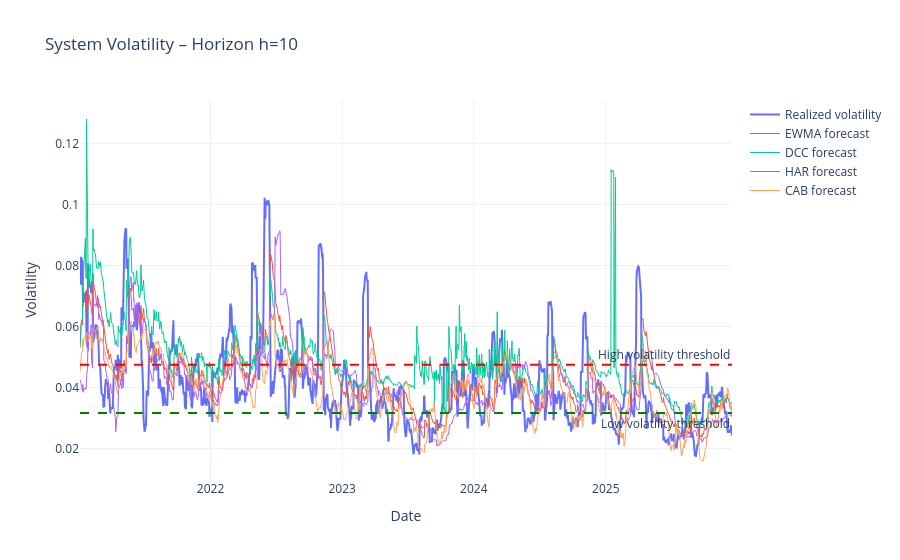

This figure's notebook cell:
### Code cell
import plotly.graph_objects as go

fig = go.Figure()

# Realized volatility
fig.add_trace(go.Scatter(
    x=vol_df.index,
    y=vol_df["Realized"],
    mode="lines",
    name="Realized volatility",
    line=dict(width=2)
))

# Model forecasts
for model in models:
    
    fig.add_trace(go.Scatter(
        x=vol_df.index,
        y=vol_df[model],
        mode="lines",
        name=f"{model} forecast",
        line=dict(width=1)
    ))

# Low volatility threshold
fig.add_hline(
    y=low_threshold,
    line_dash="dash",
    line_color="green",
    annotation_text="Low volatility threshold",
    annotation_position="bottom right"
)

# High volatility threshold
fig.add_hline(
    y=high_threshold,
    line_dash="dash",
    line_color="red",
    annotation_text="High volatility threshold",
    annotation_position="top right"
)

fig.update_layout(
    title=f"System Volatility – Horizon h={H}",
    xaxis_title="Date",
    yaxis_title="Volatility",
    hovermode="x unified",
    template="plotly_white"
)

fig.show()

### Figure 1 — Plotly figure (JSON) as saved in the notebook; plotly's stock layout.template omitted (floating-point values rounded to 4 significant figures; data arrays with more than 128 entries replaced by an {"elided": "..."} marker saying what was removed)
{"data": [{"line": {"width": 2}, "mode": "lines", "name": "Realized volatility", "type": "scatter", "x": {"elided": "1246 str values"}, "y": {"elided": "1246 float values"}}, {"line": {"width": 1}, "mode": "lines", "name": "EWMA forecast", "type": "scatter", "x": {"elided": "1246 str values"}, "y": {"elided": "1246 float values"}}, {"line": {"width": 1}, "mode": "lines", "name": "DCC forecast", "type": "scatter", "x": {"elided": "1246 str values"}, "y": {"elided": "1246 float values"}}, {"line": {"width": 1}, "mode": "lines", "name": "HAR forecast", "type": "scatter", "x": {"elided": "1246 str values"}, "y": {"elided": "1246 float values"}}, {"line": {"width": 1}, "mode": "lines", "name": "CAB forecast", "type": "scatter", "x": {"elided": "1246 str values"}, "y": {"elided": "1246 float values"}}], "layout": {"annotations": [{"showarrow": false, "text": "Low volatility threshold", "x": 1, "xanchor": "right", "xref": "x domain", "y": 0.03168, "yanchor": "top", "yref": "y"}, {"showarrow": false, "text": "High volatility threshold", "x": 1, "xanchor": "right", "xref": "x domain", "y": 0.0475, "yanchor": "bottom", "yref": "y"}], "hovermode": "x unified", "shapes": [{"line": {"color": "green", "dash": "dash"}, "type": "line", "x0": 0, "x1": 1, "xref": "x domain", "y0": 0.03168, "y1": 0.03168, "yref": "y"}, {"line": {"color": "red", "dash": "dash"}, "type": "line", "x0": 0, "x1": 1, "xref": "x domain", "y0": 0.0475, "y1": 0.0475, "yref": "y"}], "title": {"text": "System Volatility – Horizon h=10"}, "xaxis": {"title": {"text": "Date"}}, "yaxis": {"title": {"text": "Volatility"}}}}
